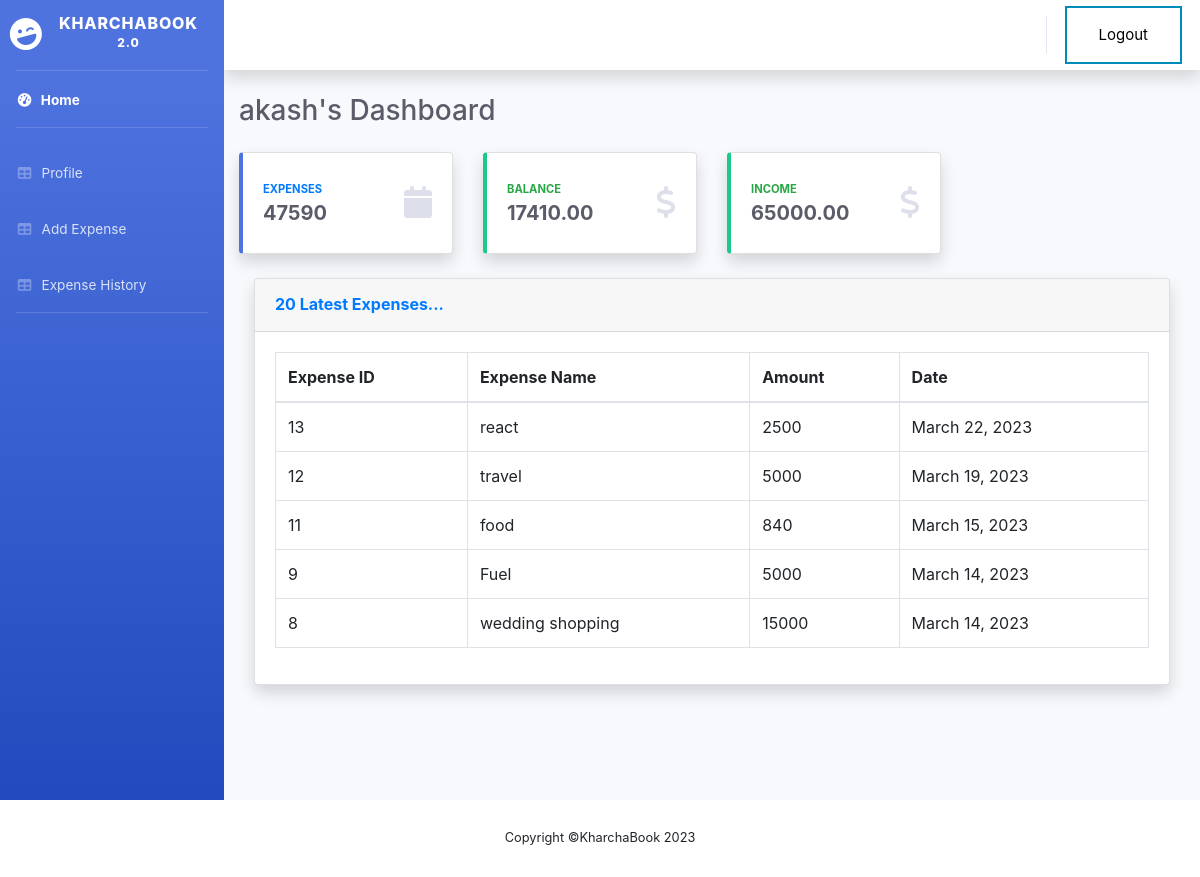
The page /home/ (signed in) on the database its author committed.
### home/models.py (models this page shows, shortened)
class Profile(models.Model):
    user = models.OneToOneField(User, on_delete=models.CASCADE)
    income = models.DecimalField(max_digits=10, decimal_places=2, default=0.00)
    def __str__(self):
        return self.user.username

class Expense(models.Model):
    user = models.ForeignKey(User, default=1, on_delete=models.CASCADE)
    profile = models.ForeignKey(Profile, on_delete=models.CASCADE, related_name='expenses')
    name = models.CharField(max_length=100)
    amount = models.CharField(max_length=10)
    date = models.DateField(default=now)

### home/views.py (the view)
# urls.py: 2. Add a URL to urlpatterns:  path('', views.home, name='home')
@login_required(login_url = 'login')
def home(request):
	expenses = Expense.objects.none()
	top_five_expense = Expense.objects.none()
	try:
		profile = request.user.profile
		expenses = Expense.objects.filter(profile=profile).order_by('-id')
		top_five_expense = expenses[:5]
		income = profile.income if profile.income is not None else 0
		amounts = [int(expense.amount) for expense in expenses]
		total_expense = sum(amounts)
		balance = income - total_expense
	except Profile.DoesNotExist:
		profile = "New User"
		income = 0
		total_expense = 0
		balance = 0
	context = {
		"income": income,
		"total_expense": total_expense,
		"balance":balance,
		"profile":profile,
		"expenses_count": expenses.count(),
		"top_five_expense":top_five_expense,
	}
	return render(request, 'home.html',context)

### templates/home.html (shortened to what this page needs)
{% extends 'base.html' %}
{% load static %}
{% block content %}
<body id="page-top">
    <div id="wrapper">
        <ul class="navbar-nav bg-gradient-primary sidebar sidebar-dark accordion" id="accordionSidebar">
            <a class="sidebar-brand d-flex align-items-center justify-content-center" href="/home">
                <div class="sidebar-brand-icon rotate-n-15">
                    <i class="fas fa-laugh-wink"></i>
                </div>
                <div class="sidebar-brand-text mx-3">KharchaBook <sup>2.0</sup></div>
            </a>
            <hr class="sidebar-divider my-0">
            {% if user.is_authenticated %}
                <li class="nav-item active">
                    <a class="nav-link" href="{% url 'home' %}">
                        <i class="fas fa-fw fa-tachometer-alt"></i>
                        <span>Home</span></a>
                </li>
            {% endif %}
            <hr class="sidebar-divider">
            {% if user.is_authenticated %}
            <li class="nav-item">
                <a class="nav-link" href="{% url 'profile' %}">
                    <i class="fas fa-fw fa-table"></i>
                    <span>Profile </span></a>
            </li>
            {% endif %}
            {% if user.is_authenticated %}
            <li class="nav-item">
                <a class="nav-link" href="{% url 'add_expense' %}">
                    <i class="fas fa-fw fa-table"></i>
                    <span>Add Expense </span></a>
            </li>
            {% endif %}
            {% if user.is_authenticated %}
            <li class="nav-item">
                <a class="nav-link" href="{% url 'expense_history' %}">
                    <i class="fas fa-fw fa-table"></i>
                    <span>Expense History</span></a>
            </li>
            {% endif %}
            <hr class="sidebar-divider d-none d-md-block">
        </ul>
        <div id="content-wrapper" class="d-flex flex-column">
            <div id="content">
                <nav class="navbar navbar-expand navbar-light bg-white topbar mb-4 static-top shadow">
                    <ul class="navbar-nav ml-auto">
                        {% if user.is_authenticated %}
                        <li class="nav-item">
                            <li class="nav-item">
                                <a class="button button2" href="{% url 'logout' %}" role="button">Logout</a>
                            </li>
                        </li>
                        {% else %}
                        <li class="nav-item">
                            <li class="nav-item">
                                <a class="button button2" href="{% url 'login' %}" role="button">Login</a>
                            </li>
                        </li>
                        {% endif %}
                    </ul>
                </nav>
                <div class="container-fluid">
                    <div class="d-sm-flex align-items-center justify-content-between mb-4">
                        <b><h1 class="h3 mb-0 text-gray-800">{{profile}}'s Dashboard</h1></b>
                    </div>
                        <div class="row">
                            <div class="col-xl-3 col-md-6 mb-4">
                                <div class="card border-left-primary shadow h-100 py-2">
                                    <div class="card-body">
                                        <div class="row no-gutters align-items-center">
                                            <div class="col mr-2">
                                                <div class="text-xs font-weight-bold text-primary text-uppercase mb-1">
                                                    Expenses</div>
                                                <div class="h5 mb-0 font-weight-bold text-gray-800">{{total_expense}}</div>
                                            </div>
                                            <div class="col-auto">
                                                <i class="fas fa-calendar fa-2x text-gray-300"></i>
                                            </div>
                                        </div>
                                    </div>
                                </div>
                            </div>
                            <div class="col-xl-3 col-md-6 mb-4">
                                <div class="card border-left-success shadow h-100 py-2">
                                    <div class="card-body">
                                        <div class="row no-gutters align-items-center">
                                            <div class="col mr-2">
                                                <div class="text-xs font-weight-bold text-success text-uppercase mb-1">
                                                    Balance</div>
                                                <div class="h5 mb-0 font-weight-bold text-gray-800">{{balance}}</div>
                                            </div>
                                            <div class="col-auto">
                                                <i class="fas fa-dollar-sign fa-2x text-gray-300"></i>
                                            </div>
                                        </div>
                                    </div>
                                </div>
                            </div>
                            <div class="col-xl-3 col-md-6 mb-4">
                                <div class="card border-left-success shadow h-100 py-2">
                                    <div class="card-body">
                                        <div class="row no-gutters align-items-center">
                                            <div class="col mr-2">
                                                <div class="text-xs font-weight-bold text-success text-uppercase mb-1">
                                                    Income</div>
                                                <div class="h5 mb-0 font-weight-bold text-gray-800">{{income}}</div>
                                            </div>
                                            <div class="col-auto">
                                                <i class="fas fa-dollar-sign fa-2x text-gray-300"></i>
                                            </div>
                                        </div>
                                    </div>
                                </div>
                            </div>
                        </div>
                        <div class="container-fluid">
                            <div class="card shadow mb-4">
                                <div class="card-header py-3">
                                    <h6 class="m-0 font-weight-bold text-primary">20 Latest Expenses...</h6>
                                </div>
                                    <div class="card-body">
                                        <div class="table-responsive">
                                            <table class="table table-bordered" id="dataTable" width="100%" cellspacing="0">
                                                <thead>
                                                    <tr>
                                                        <th scope="col">Expense ID</th>
                                                        <th scope="col">Expense Name</th>
                                                        <th scope="col">Amount</th>
                                                        <th scope="col">Date</th>
                                                    </tr>
                                                </thead>
                                                <tfoot>
                                                    <tbody>
                                                        {% for expense in top_five_expense %}
                                                        <tr>
                                                            <td>{{expense.id}}</td>
                                                            <td>{{expense.name}}</td>
                                                            <td>{{expense.amount}}</td>
                                                            <td>{{expense.date}}</td>
                                                        </tr>
                                                        {% endfor %}
                                                    </tbody>
                                                </tfoot>
                                            </table>
                                        </div>
                                    </div>
                                </div>
                            </div>
                        </div>
                </div>
        </div>
    </div>
</body>
{% endblock %}

### templates/base.html (style rules this page uses)
.button { background-color: #4CAF50; border: none; color: white; padding: 16px 32px; text-align: center; text-decoration: none; display: inline-block; font-size: 15px; margin: 4px 2px; transition-duration: 0.4s; cursor: pointer; }
.button2 { background-color: white; color: black; border: 2px solid #008CBA; }

### rows shown on the page
Profile: user.username "akash", income "65000.00"
Expense: id "13", name "react", amount "2500", date "March 22, 2023"
Expense: id "12", name "travel", amount "5000", date "March 19, 2023"
Expense: id "11", name "food", amount "840", date "March 15, 2023"
Expense: id "9", name "Fuel", amount "5000", date "March 14, 2023"
Expense: id "8", name "wedding shopping", amount "15000", date "March 14, 2023"

### other values the page prints
{{ total_expense }} "47590"
{{ balance }} "17410.00"
